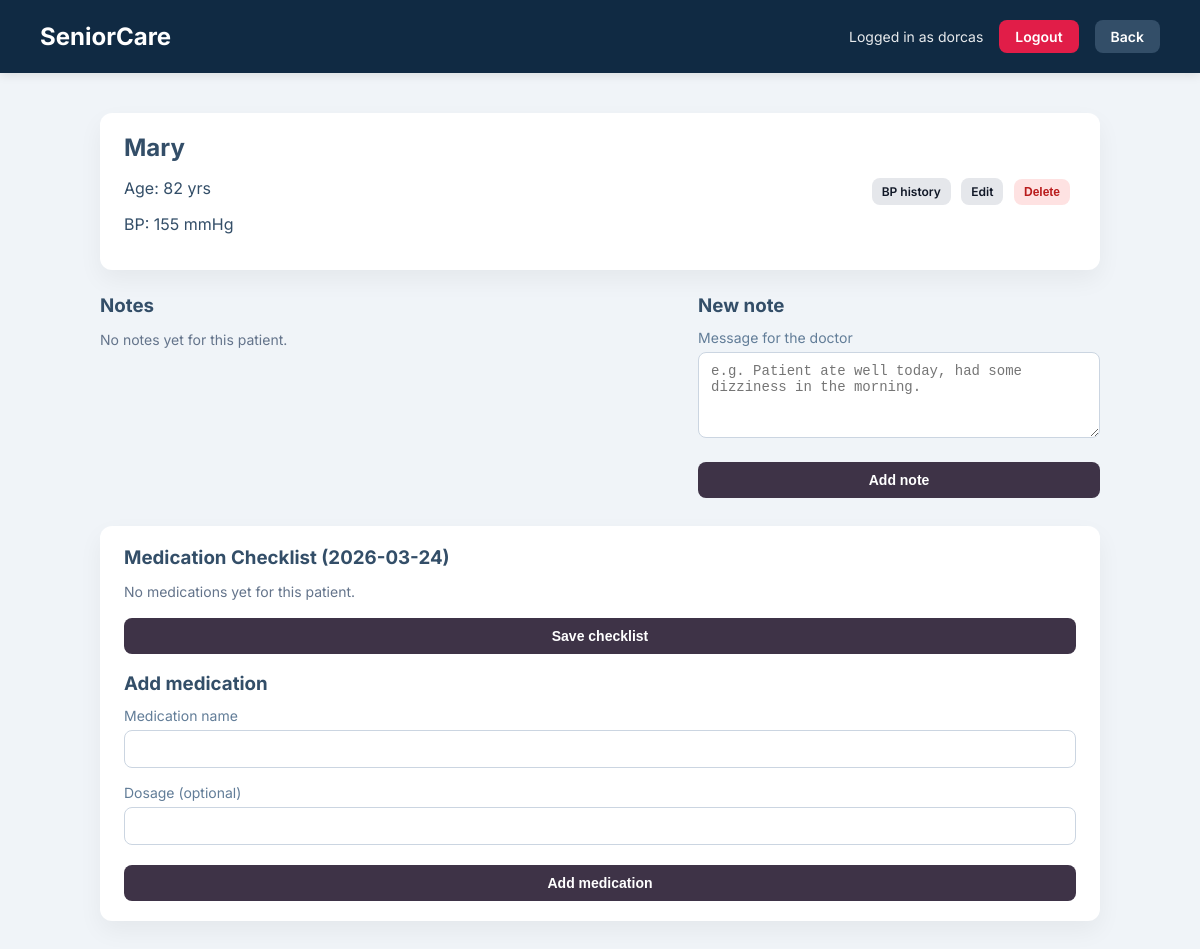
Page /residents/2 (signed in) on the committed database.
### tables this page shows
CREATE TABLE residents (
    id INTEGER PRIMARY KEY AUTOINCREMENT,
    name TEXT,
    age INTEGER,
    bp INTEGER
);

### care.py (the view, shortened to what this page needs)
@app.route("/residents/<int:resident_id>", methods=["GET", "POST"])
@login_required
def resident_detail(resident_id):
    db = get_db_connection()
    resident = db.execute(
        "SELECT * FROM residents WHERE id = ?", (resident_id,)
    ).fetchone()
    if not resident:
        db.close()
        flash("Patient not found.", "error")
        return redirect(url_for("home"))
    today = date.today().isoformat()
    notes = db.execute(
        "SELECT content, author, created_at FROM notes WHERE resident_id = ? ORDER BY created_at DESC",
        (resident_id,),
    ).fetchall()
    medications = db.execute(
        "SELECT id, name, dosage FROM medications WHERE resident_id = ? ORDER BY created_at DESC",
        (resident_id,),
    ).fetchall()
    given_medication_ids = set()
    db.close()
    return render_template(
        "resident_detail.html",
        resident=resident,
        notes=notes,
        medications=medications,
        given_medication_ids=given_medication_ids,
        today=today,
        username=session.get("username"),
    )

### care.py (called while the page is built)
def get_db_connection():
    conn = sqlite3.connect("Seniorcare.db")
    conn.row_factory = sqlite3.Row
    return conn

def login_required(view):
    @wraps(view)
    def wrapped_view(**kwargs):
        if "user_id" not in session:
            return redirect(url_for("login"))
        return view(**kwargs)
    return wrapped_view

### templates/resident_detail.html (shortened to what this page needs)
<!DOCTYPE html>
<html lang="en">
<head>
    <link rel="stylesheet" href="{{ url_for('static', filename='style.css') }}">
</head>
<body>
    <div class="header">
        <h1>SeniorCare</h1>
        <div class="header-right">
            {% if username %}
                <span class="user-info">Logged in as {{ username }}</span>
                <a href="{{ url_for('logout') }}" class="btn-logout">Logout</a>
            {% endif %}
            <a href="{{ url_for('home') }}" class="btn-logout" style="background-color:#334e68;">Back</a>
        </div>
    </div>
    <div class="container">
        <div class="card patient-header">
            <div class="patient-main">
                <h2>{{ resident['name'] }}</h2>
                <p>Age: {{ resident['age'] }} yrs</p>
                <p>BP: {{ resident['bp'] }} mmHg</p>
            </div>
            <div class="patient-actions">
                <a href="{{ url_for('bp_history', resident_id=resident['id']) }}" class="btn-small">BP history</a>
                <a href="{{ url_for('edit_resident', resident_id=resident['id']) }}" class="btn-small">Edit</a>
                <form method="post" action="{{ url_for('delete_resident', resident_id=resident['id']) }}" onsubmit="return confirm('Are you sure you want to delete this patient?');">
                    <button type="submit" class="btn-small btn-small-danger">Delete</button>
                </form>
            </div>
        </div>
        <div class="notes-layout">
            <div class="notes-column">
                <h3>Notes</h3>
                {% if notes %}
                    <div class="notes-list">
                        {% for note in notes %}
                            <div class="note-card">
                                <div class="note-meta">
                                    {% if note['author'] %}
                                        <span class="note-author">{{ note['author'] }}</span>
                                    {% else %}
                                        <span class="note-author">Staff</span>
                                    {% endif %}
                                    <span class="note-date">{{ note['created_at'] }}</span>
                                </div>
                                <p class="note-content">{{ note['content'] }}</p>
                            </div>
                        {% endfor %}
                    </div>
                {% else %}
                    <p class="no-notes">No notes yet for this patient.</p>
                {% endif %}
            </div>
            <div class="notes-column">
                <h3>New note</h3>
                <form method="post" class="note-form">
                    <div class="form-group">
                        <label for="content">Message for the doctor</label>
                        <textarea id="content" name="content" rows="4" required placeholder="e.g. Patient ate well today, had some dizziness in the morning."></textarea>
                    </div>
                    <button type="submit" class="btn-primary">Add note</button>
                </form>
            </div>
        </div>
        <div class="medications-section">
            <div class="medications-header">
                <h3>Medication Checklist ({{ today }})</h3>
            </div>
            <form method="post" class="med-check-form">
                {% if medications %}
                    <div class="med-list">
                        {% for med in medications %}
                            <label class="med-item">
                                <input
                                    type="checkbox"
                                    name="given_ids"
                                    value="{{ med['id'] }}"
                                    {% if med['id'] in given_medication_ids %}checked{% endif %}
                                >
                                <span class="med-text">
                                    <strong>{{ med['name'] }}</strong>
                                    {% if med['dosage'] %}
                                        <span class="med-dosage">({{ med['dosage'] }})</span>
                                    {% endif %}
                                </span>
                            </label>
                        {% endfor %}
                    </div>
                {% else %}
                    <p class="no-notes">No medications yet for this patient.</p>
                {% endif %}
                <button type="submit" class="btn-primary" {% if not medications %}disabled{% endif %}>
                    Save checklist
                </button>
            </form>
            <div class="med-add">
                <h3>Add medication</h3>
                <form method="post" class="med-add-form">
                    <div class="form-group">
                        <label for="med_name">Medication name</label>
                        <input id="med_name" name="med_name" type="text" required>
                    </div>
                    <div class="form-group">
                        <label for="med_dosage">Dosage (optional)</label>
                        <input id="med_dosage" name="med_dosage" type="text">
                    </div>
                    <button type="submit" class="btn-primary">Add medication</button>
                </form>
            </div>
        </div>
    </div>
</body>
</html>

### static/style.css (style rules this page uses)
body { background-color: #f0f4f8; font-family: 'Inter', sans-serif; margin: 0; padding: 0; color: #334e68; }
.header { background-color: #102a43; color: white; padding: 20px 40px; display: flex; justify-content: space-between; align-items: center; box-shadow: 0 2px 10px rgba(0,0,0,0.1); }
.header h1 { margin: 0; font-size: 24px; }
.container { max-width: 1000px; margin: 40px auto; padding: 0 20px; }
.card { background: white; border-radius: 12px; box-shadow: 0 10px 25px rgba(0,0,0,0.05); overflow: hidden; }
.header-right { display: flex; align-items: center; gap: 16px; }
.user-info { font-size: 14px; opacity: 0.9; }
.btn-logout { background-color: #e11d48; color: white; text-decoration: none; padding: 8px 16px; border-radius: 8px; font-size: 14px; font-weight: 600; }
.form-group { margin-bottom: 16px; }
.form-group label { display: block; margin-bottom: 6px; font-size: 14px; color: #627d98; }
.form-group input { width: 100%; padding: 10px 12px; border-radius: 8px; border: 1px solid #cbd5e1; font-size: 14px; box-sizing: border-box; }
.btn-primary { width: 100%; background-color: #3e3347; color: white; border: none; padding: 10px 16px; border-radius: 8px; font-weight: 600; font-size: 14px; cursor: pointer; margin-top: 4px; }
.patient-header { padding: 20px 24px; margin-bottom: 24px; }
.patient-main h2 { margin: 0 0 8px; }
.notes-layout { display: grid; grid-template-columns: 2fr 1.4fr; gap: 24px; align-items: flex-start; }
.notes-column h3 { margin-top: 0; margin-bottom: 12px; }
.no-notes { font-size: 14px; color: #64748b; }
.note-form textarea { width: 100%; padding: 10px 12px; border-radius: 8px; border: 1px solid #cbd5e1; font-size: 14px; box-sizing: border-box; resize: vertical; }
.btn-small { display: inline-block; padding: 6px 10px; border-radius: 8px; border: none; background: #e5e7eb; color: #111827; font-size: 12px; font-weight: 600; text-decoration: none; cursor: pointer; margin-right: 6px; }
.btn-small-danger { background: #fee2e2; color: #b91c1c; }
.patient-header { display: flex; justify-content: space-between; align-items: center; }
.patient-actions form { display: inline; }
.medications-section { margin-top: 28px; background: white; border-radius: 12px; box-shadow: 0 10px 25px rgba(0,0,0,0.05); padding: 20px 24px; }
.medications-header h3 { margin: 0 0 14px; color: #334e68; }
.med-check-form { margin-bottom: 18px; }
.med-add { margin-top: 6px; }
.med-add h3 { margin: 0 0 12px; color: #334e68; }

### rows in the picture
residents: name "Mary", age "82", bp "155"

### other values in the picture
{{ username }} "dorcas"
